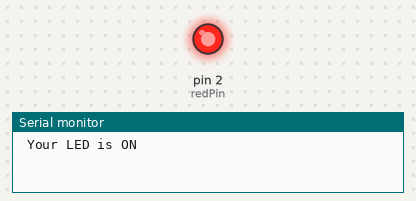
The sketch below on a simulated Arduino Uno, built with avr-gcc and run on an emulated ATmega328P. Shown: output pins drawn as LEDs (lit = HIGH), the last lines printed to the serial monitor.

Above: at 1.0 s.
At 3.0 s:
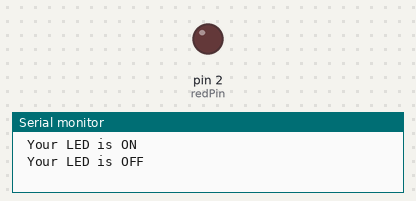
Timing chart, 0 to 5.2 s (numbered marks = the images above):
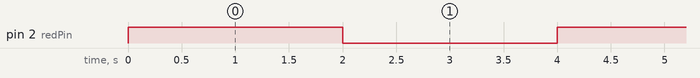

Measured:
- by itself, pin 2 (redPin): alternates HIGH for 2.0 s and LOW for 2.0 s

The sketch:

led_serial_monitor.ino
```cpp
int redPin=2;
int wait=2000;
String mess1=" Your LED is ON ";
String mess2=" Your LED is OFF ";
void setup() {
  // put your setup code here, to run once:
Serial.begin(115200);
pinMode(redPin,OUTPUT);
}
void loop() {
  // put your main code here, to run repeatedly:
digitalWrite(redPin,HIGH);
Serial.println(mess1);
delay(wait);

digitalWrite(redPin,LOW);
Serial.println(mess2);
delay(wait);
}
```
